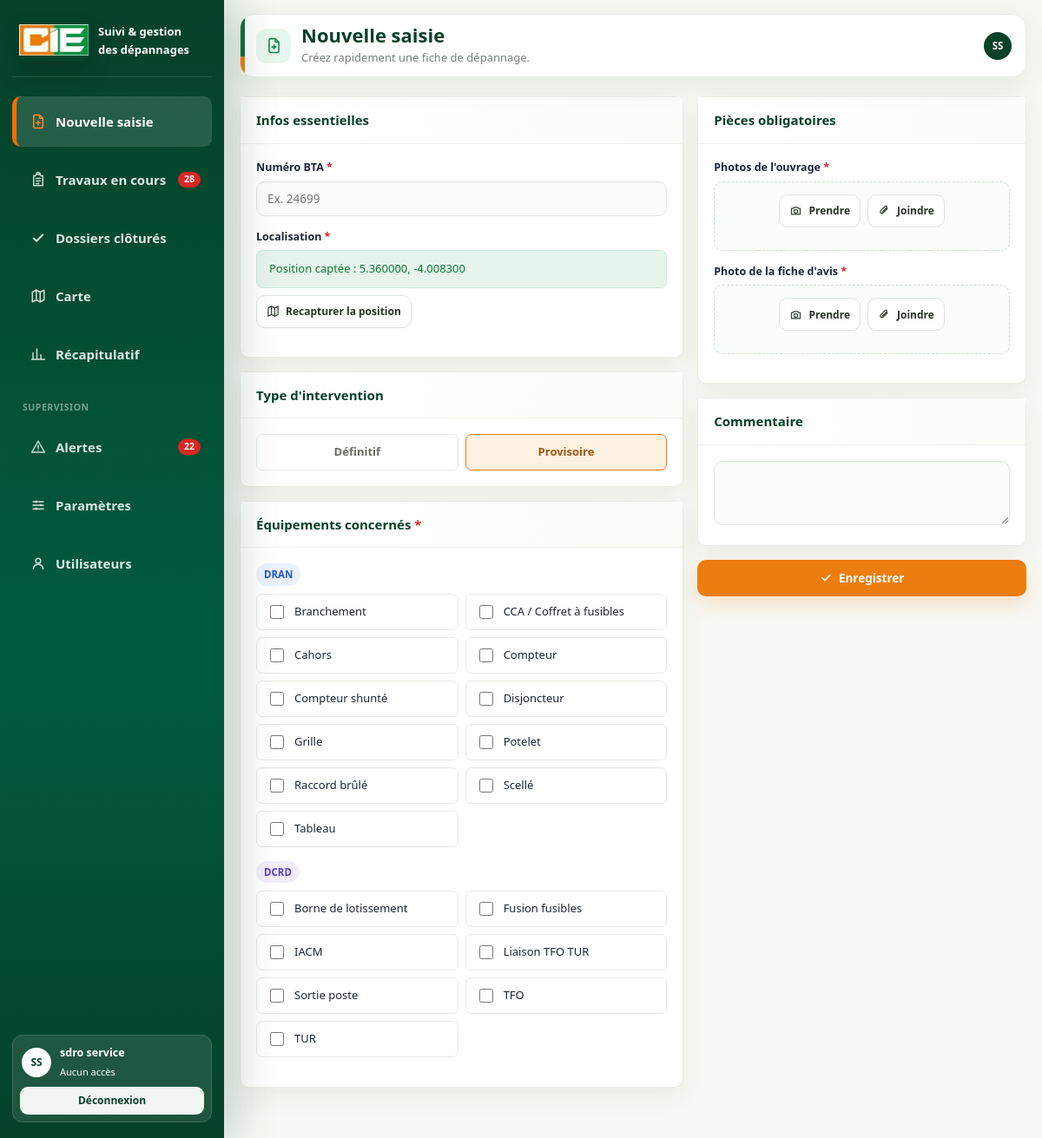
/dr_depannage/saisie/ (signed in), run on the app's committed database.
### core/models.py (models this page shows, shortened)
class Agent(AbstractBaseUser, PermissionsMixin):
    matricule = models.CharField(
        "matricule",
        max_length=30,
        unique=True,
        db_index=True,
        validators=[RegexValidator(r"^[A-Za-z0-9._-]{2,30}$", "Matricule invalide.")],
    )
    nom = models.CharField(max_length=80)
    prenoms = models.CharField(max_length=160)
    fonction = models.CharField(max_length=120, blank=True, default="")
    site = models.CharField(max_length=120, blank=True, default="")
    email = models.EmailField(max_length=255, blank=True, null=True, unique=True)
    direction = models.ForeignKey(
        DirectionRegionale,
        on_delete=models.PROTECT,
        related_name="agents",
        null=True,
        blank=True,
        verbose_name="direction régionale",
        help_text="Laisser vide pour un compte technique national (superutilisateur).",
    )
    must_change_password = models.BooleanField("doit changer son mot de passe", default=True)
    is_active = models.BooleanField("actif", default=True)
    is_staff = models.BooleanField("accès à l'administration", default=False)
    date_joined = models.DateTimeField(default=timezone.now)
    objects = AgentManager()
    USERNAME_FIELD = "matricule"
    REQUIRED_FIELDS = ["nom", "prenoms"]
    class Meta:
        verbose_name = "agent"
        verbose_name_plural = "agents"
        ordering = ["nom", "prenoms"]
    @property
    def premier_prenom(self) -> str:
        prenoms = (self.prenoms or "").strip()
        return prenoms.split()[0] if prenoms else ""
    def display_name(self) -> str:
        return f"{(self.nom or '').strip()} {self.premier_prenom}".strip()
    @property
    def profils(self) -> list[str]:
        return list(self.groups.values_list("name", flat=True))
    @property
    def profil(self) -> str:
        return next(iter(self.profils), "")

### referentiel/models.py (models this page shows, shortened)
class Structure(models.Model):
    code = models.CharField("code", max_length=20, unique=True)
    libelle = models.CharField("libellé", max_length=150)
    type_structure = models.CharField(
        "type", max_length=2, choices=TypeStructure.choices, default=TypeStructure.DR
    )
    actif = models.BooleanField("actif", default=True)
    cree_le = models.DateTimeField(auto_now_add=True)
    code_direction_dran = models.CharField(
        "code direction régionale (socle DRAN)",
        max_length=20,
        blank=True,
        help_text="Code de la DirectionRegionale correspondante côté django_dran, si applicable.",
    )
    class Meta:
        verbose_name = "structure"
        verbose_name_plural = "structures"
        ordering = ["-type_structure", "code"]

class Equipement(models.Model):
    libelle = models.CharField("libellé", max_length=150)
    code = models.CharField("code", max_length=40, blank=True)
    categorie = models.CharField("catégorie", max_length=80, blank=True)
    structure = models.ForeignKey(
        Structure, on_delete=models.CASCADE, related_name="equipements", verbose_name="structure"
    )
    actif = models.BooleanField("actif", default=True)
    class Meta:
        verbose_name = "équipement"
        verbose_name_plural = "équipements"
        ordering = ["-structure__type_structure", "structure__code", "libelle"]
        unique_together = [("structure", "libelle")]
    def __str__(self):
        return f"{self.structure.code} - {self.libelle}"

### depannages/views.py (the view)
# urls.py: path("saisie/", views.saisie, name="saisie"),
@login_required
def saisie(request):
    if not permissions.peut_saisir(request.user):
        messages.error(request, "Votre profil ne permet pas la saisie de dossiers.")
        return redirect("depannages:tableau_bord")
    if request.method == "POST":
        form = DepannageForm(request.POST, request.FILES, utilisateur=request.user)
        if form.is_valid():
            depannage = form.save()
            HistoriqueStatut.objects.create(
                depannage=depannage,
                statut_avant="",
                statut_apres=depannage.statut,
                action="Création de la fiche",
                utilisateur=request.user,
            )
            if depannage.est_provisoire:
                messages.success(request, f"BT {depannage.numero_bt} enregistré.")
            else:
                messages.success(request, f"BT {depannage.numero_bt} enregistré (définitif).")
            return redirect("depannages:detail", pk=depannage.pk)
        messages.error(request, "Le formulaire comporte des erreurs.")
    else:
        form = DepannageForm(utilisateur=request.user)
    parametres = ParametreDelai.actuel()
    return render(
        request,
        "depannages/saisie.html",
        {
            "rubrique": "saisie",
            "form": form,
            "parametres": parametres,
            "equipements_par_structure": _grouper_equipements(form),
        },
    )

### templates/depannages/saisie.html (shortened to what this page needs)
{% extends "base.html" %}
{% load l10n static %}
{% block body_class %}page-saisie{% endblock %}
{% block titre_page %}Nouvelle saisie {% endblock %}
{% block titre_icone %}<span class="entete-icone"><span class="ico i-plus" aria-hidden="true"></span></span>{% endblock %}
{% block sous_titre %}<p class="entete-sous-titre">Créez rapidement une fiche de dépannage.</p>{% endblock %}
{% block contenu %}
<form method="post" enctype="multipart/form-data" id="form-saisie" novalidate>
  <div class="grille deux">
    <div>
      <div class="carte" style="margin-bottom:16px">
        <div class="titre"><h2>Infos essentielles</h2></div>
        <div class="corps">
          <div class="champ">
            <label for="{{ form.numero_bt.id_for_label }}">
              Numéro BTA <span class="obligatoire">*</span>
            </label>
            {{ form.numero_bt }}
          </div>
          <div class="champ">
            <span class="etiquette">Localisation <span class="obligatoire">*</span></span>
            <div id="etat-gps" class="message info" style="margin-bottom:8px">
              <span id="texte-etat-gps">Capture de la position en cours...</span>
            </div>
            <div style="display:flex;gap:8px">
              <button type="button" class="btn secondaire petit" id="btn-gps">
                <span class="btn-symbol i-map" aria-hidden="true"></span> Recapturer la position
              </button>
            </div>
          </div>
        </div>
      </div>
      <div class="carte" style="margin-bottom:16px">
        <div class="titre"><h2>Type d'intervention</h2></div>
        <div class="corps">
          <div class="segments" id="segments-type">
            {% for choix in form.type_intervention %}
              <label>
                <span class="boite">{{ choix.choice_label }}</span>
              </label>
            {% endfor %}
          </div>
        </div>
      </div>
      <div class="carte">
        <div class="titre">
          <h2>Équipements concernés <span class="obligatoire">*</span></h2>
        </div>
        <div class="corps">
          {% for structure, choix_liste in equipements_par_structure.items %}
            <div class="groupe-structure">
              <div class="entete-groupe">
                <span class="badge {% if structure.type_structure == 'DR' %}bleu{% else %}violet{% endif %}">
                  {{ structure.code }}
                </span>
              </div>
              <div class="cases colonnes">
                {% for item in choix_liste %}
                  <label class="case">
                    <input type="checkbox" name="{{ item.choix.data.name }}"
                           value="{{ item.choix.data.value }}"
                           data-type-structure="{{ structure.type_structure }}"
                           data-structure="{{ structure.code }}"
                           {% if item.libelle == "Compteur" %}data-compteur="true"{% endif %}
                           {% if item.choix.data.selected %}checked{% endif %}>
                    <span>{{ item.libelle }}</span>
                  </label>
                  {% if item.libelle == "Compteur" %}
                    <label class="case" id="bloc-compteur">
                      <input type="checkbox" id="case-shunte">
                      <span>Compteur shunté</span>
                    </label>
                  {% endif %}
                {% endfor %}
              </div>
            </div>
          {% empty %}
            <p class="aide">Aucun équipement paramétré. Contacter l'administrateur.</p>
          {% endfor %}
        </div>
      </div>
    </div>
    <div>
      <div class="carte" style="margin-bottom:16px">
        <div class="titre"><h2>Pièces obligatoires</h2></div>
        <div class="corps">
          <div class="champ">
            <span class="etiquette">
              Photos de l'ouvrage <span class="obligatoire">*</span>
            </span>
            <div class="zone-photo" id="zone-ouvrage">
              <div class="actions">
                <button type="button" class="btn secondaire petit"
                        onclick="declencher('photos_ouvrage', 'CAMERA')"><span class="btn-symbol i-camera" aria-hidden="true"></span> Prendre</button>
                <button type="button" class="btn secondaire petit"
                        onclick="declencher('photos_ouvrage', 'GALERIE')"><span class="btn-symbol i-attach" aria-hidden="true"></span> Joindre</button>
              </div>
            </div>
          </div>
          <div class="champ">
            <span class="etiquette">Photo de la fiche d'avis <span class="obligatoire">*</span></span>
            <div class="zone-photo" id="zone-fiche">
              <div class="actions">
                <button type="button" class="btn secondaire petit"
                        onclick="declencher('photo_fiche_avis', 'CAMERA')"><span class="btn-symbol i-camera" aria-hidden="true"></span> Prendre</button>
                <button type="button" class="btn secondaire petit"
                        onclick="declencher('photo_fiche_avis', 'GALERIE')"><span class="btn-symbol i-attach" aria-hidden="true"></span> Joindre</button>
              </div>
            </div>
          </div>
        </div>
      </div>
      <div class="carte" style="margin-bottom:16px">
        <div class="titre"><h2>Commentaire</h2></div>
        <div class="corps">
          {{ form.commentaire }}
        </div>
      </div>
      <button type="submit" class="btn orange large" id="btn-enregistrer">
        <span class="btn-symbol i-check" aria-hidden="true"></span> Enregistrer
      </button>
    </div>
  </div>
</form>
{% endblock %}

### templates/base.html (shortened to what this page needs)
{% load static depannage_extras %}<!doctype html>
<html lang="fr">
<head>
  <link rel="stylesheet" href="{% static 'css/app.css' %}">
</head>
<body class="{% block body_class %}{% endblock %}">
<div class="app">
  <aside class="sidebar" id="sidebar">
    <div class="marque">
      <div class="logo cie"><img src="{% static 'img/Logo_CIE.jpg' %}" alt="CIE"></div>
      <div>
        <strong>Suivi &amp; gestion<br>des dépannages</strong>
      </div>
    </div>
    <nav>
      {% if user|peut_saisir %}
      <a href="{% url 'depannages:saisie' %}" class="{% if rubrique == 'saisie' %}actif{% endif %}">
        <span class="ico i-plus" aria-hidden="true"></span> Nouvelle saisie
      </a>
      {% endif %}
      <a href="{% url 'depannages:travaux_en_cours' %}" class="{% if rubrique == 'travaux' %}actif{% endif %}">
        <span class="ico i-clipboard" aria-hidden="true"></span> Travaux en cours
        {% if nb_travaux_en_cours %}<span class="pastille">{{ nb_travaux_en_cours }}</span>{% endif %}
      </a>
      <a href="{% url 'depannages:dossiers_clotures' %}" class="{% if rubrique == 'clotures' %}actif{% endif %}">
        <span class="ico i-check" aria-hidden="true"></span> Dossiers clôturés
      </a>
      <a href="{% url 'depannages:carte' %}" class="{% if rubrique == 'carte' %}actif{% endif %}">
        <span class="ico i-map" aria-hidden="true"></span> Carte
      </a>
      <a href="{% url 'depannages:tableau_bord' %}" class="{% if rubrique == 'tableau_bord' %}actif{% endif %}">
        <span class="ico i-chart" aria-hidden="true"></span> Récapitulatif
      </a>
      {% if user|est_responsable %}
        <div class="titre-groupe">Supervision</div>
        <a href="{% url 'depannages:alertes' %}" class="{% if rubrique == 'alertes' %}actif{% endif %}">
          <span class="ico i-alert" aria-hidden="true"></span> Alertes
          {% if nb_alertes %}<span class="pastille">{{ nb_alertes }}</span>{% endif %}
        </a>
        <a href="{% url 'referentiel:administration' %}" class="{% if rubrique == 'admin' %}actif{% endif %}">
          <span class="ico i-settings" aria-hidden="true"></span> Paramètres
        </a>
      {% endif %}
      {% if user|est_admin %}
        <a href="{% url 'referentiel:utilisateurs' %}" class="{% if rubrique == 'utilisateurs' %}actif{% endif %}">
          <span class="ico i-user" aria-hidden="true"></span> Utilisateurs
        </a>
      {% endif %}
    </nav>
    <div class="pied">
      <a href="{% url 'comptes:profil' %}" class="profil-sidebar">
        <span class="avatar">{{ user|initiales_agent }}</span>
        <span>
          <strong>{{ user.display_name }}</strong>
          <small>{{ user|profil_depannage|default:"Aucun accès" }}</small>
        </span>
      </a>
      <a href="{% url 'comptes:deconnexion' %}" class="btn-deconnexion">Déconnexion</a>
    </div>
  </aside>
  <div class="principal">
    <header class="entete">
      <div class="entete-titre-bloc">
        {% block titre_icone %}{% endblock %}
        <div>
          <h1>{% block titre_page %}Tableau de bord{% endblock %}</h1>
          {% block sous_titre %}{% endblock %}
        </div>
      </div>
      <a href="{% url 'comptes:profil' %}" class="avatar-mobile-entete">{{ user|initiales_agent }}</a>
    </header>
    <main class="contenu">
      {% block contenu %}{% endblock %}
    </main>
  </div>
</div>
</body>
</html>

### data on the page
Agent: prenoms+nom "SS", display_name "sdro service", id "Aucun accès"
Structure: code "DRAN"
Equipement: libelle "Branchement"
Equipement: libelle "CCA / Coffret à fusibles"
Equipement: libelle "Cahors"
Equipement: libelle "Compteur"
Equipement: libelle "Disjoncteur"
Equipement: libelle "Grille"
Equipement: libelle "Potelet"
Equipement: libelle "Raccord brûlé"
Equipement: libelle "Scellé"
Equipement: libelle "Tableau"
Structure: code "DCRD"
Equipement: libelle "Borne de lotissement"
Equipement: libelle "Fusion fusibles"
Equipement: libelle "IACM"
Equipement: libelle "Liaison TFO TUR"
Equipement: libelle "Sortie poste"
Equipement: libelle "TFO"
Equipement: libelle "TUR"

### other printed values
{{ nb_travaux_en_cours }} "28"
{{ nb_alertes }} "22"
{{ choix.choice_label }} "Définitif" "Provisoire"
